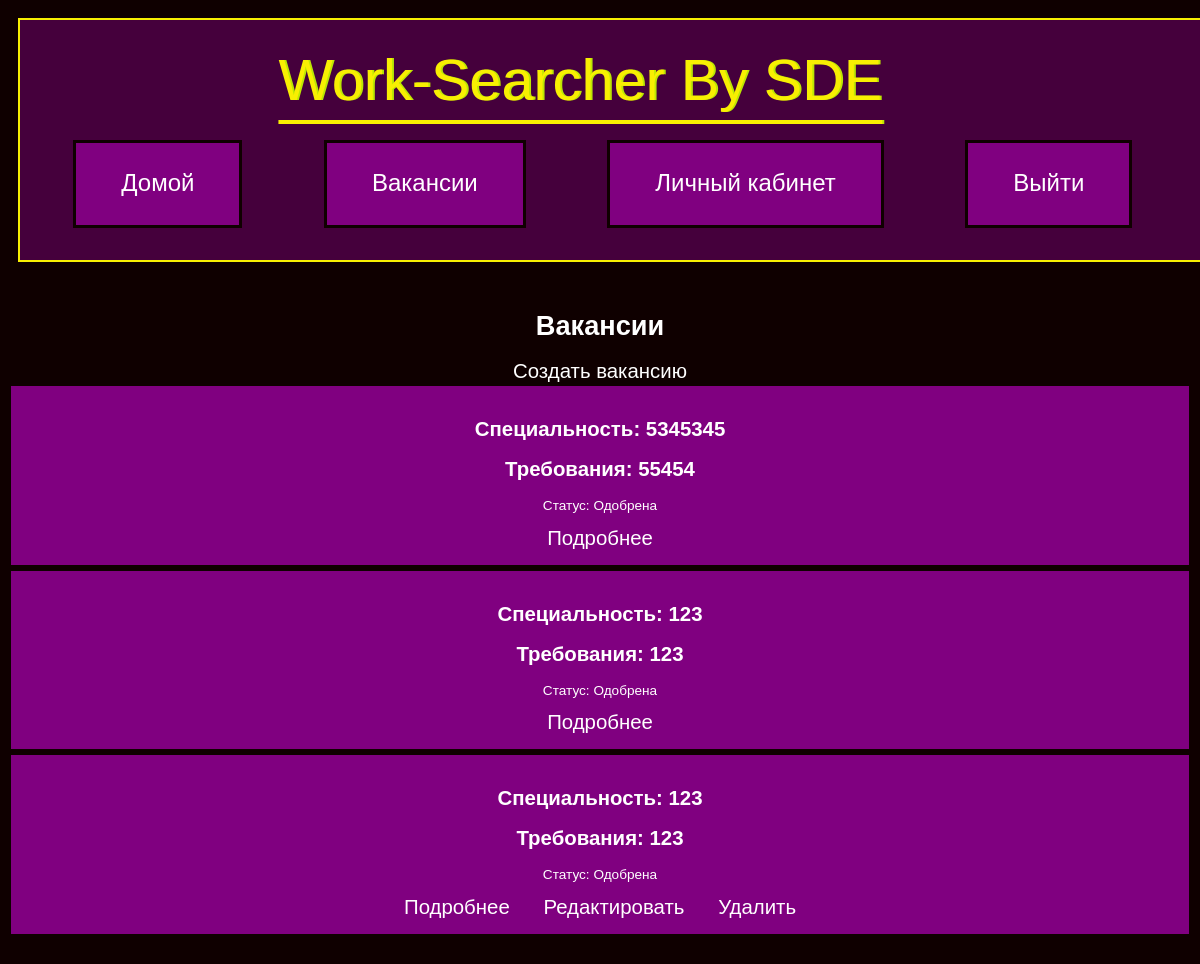
/jobs (signed in), run on an earlier commit of the app's database.
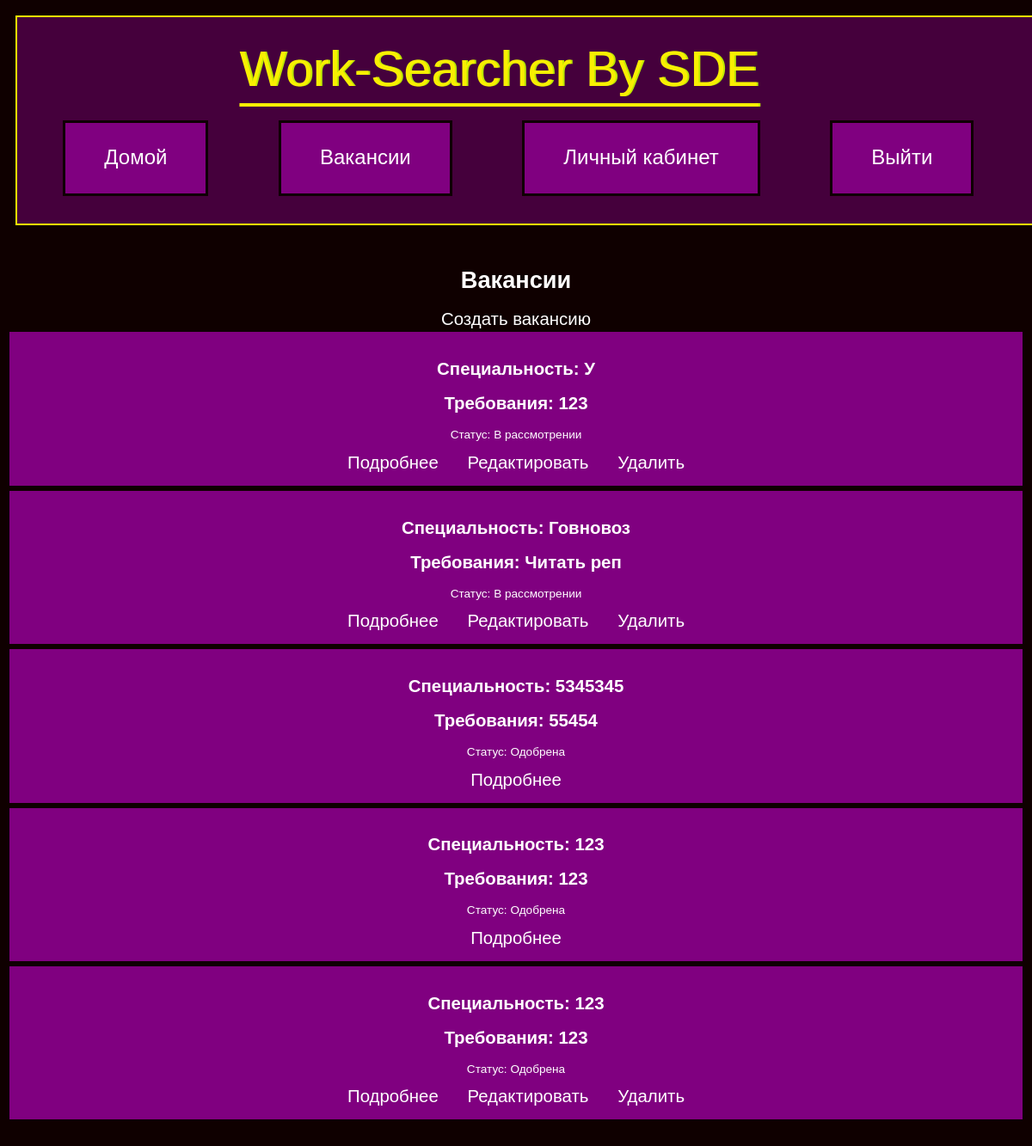
And on a later commit of the database.
### Model/models.py (models this page shows)
class Job(db.Model):
    id = db.Column(db.Integer, primary_key=True)
    title = db.Column(db.String(300), nullable=False)
    description = db.Column(db.Text, nullable=False)
    requirements = db.Column(db.String(200))
    image_filename = db.Column(db.String(300))
    user_id = db.Column(db.Integer, db.ForeignKey('user.id'), nullable=False)
    user = db.relationship('User', backref=db.backref('jobs', lazy=True))
    status = db.Column(db.Boolean, nullable=True)
    resumes = db.relationship('Resume', secondary=job_resume_association, backref=db.backref('jobs', lazy=True))

### Controller/CZN.py (the view)
@CZN.route("/jobs", methods=['GET', 'POST'])
def jobs():
    selected_region_id = request.args.get('region', 'all')
    status = request.args.get('status', 'all')
    regions = Region.query.all()
    selected_region = None
    if current_user.is_authenticated:
        if current_user.is_admin:
            if selected_region_id != 'all':
                if status == 'pending':
                    jobs = Job.query.join(User).filter(User.region_id==selected_region_id, (Job.status==None) | (Job.user_id==current_user.id)).all()
                elif status == 'approved':
                    jobs = Job.query.join(User).filter(User.region_id==selected_region_id, (Job.status==True) | (Job.user_id==current_user.id)).all()
                elif status == 'rejected':
                    jobs = Job.query.join(User).filter(User.region_id==selected_region_id, (Job.status==False) | (Job.user_id==current_user.id)).all()
                else:
                    jobs = Job.query.join(User).filter(User.region_id==selected_region_id, (Job.user_id==current_user.id)).all()
            else:
                if status == 'pending':
                    jobs = Job.query.join(User).filter((Job.status==None) | (Job.user_id==current_user.id)).all()
                elif status == 'approved':
                    jobs = Job.query.join(User).filter((Job.status==True) | (Job.user_id==current_user.id)).all()
                elif status == 'rejected':
                    jobs = Job.query.join(User).filter((Job.status==False) | (Job.user_id==current_user.id)).all()
                else:
                    jobs = Job.query.join(User).filter((Job.user_id==current_user.id)).all()
        else:
            jobs = Job.query.filter((Job.status==True) | (Job.user_id==current_user.id)).all()
        selected_region = Region.query.get(current_user.region_id)
    else:
        if selected_region_id != 'all':
            jobs = Job.query.join(User).filter(User.region_id==selected_region_id, Job.status==True).all()
        else:
            jobs = Job.query.filter_by(status=True).all()
    return render_template('jobs.html', jobs=reversed(jobs), selected_region=selected_region, regions=regions)

### app.py (called while the page is built)
@login_manager.user_loader
def load_user(user_id):
    return User.query.get(int(user_id))

### templates/jobs.html (shortened to what this page needs)
{% extends "base.html" %}
{% block content %}
    <h1>Вакансии</h1>
    {% if current_user.is_authenticated %}
        {% if current_user.employer_status %}
            <a href="{{ url_for('job.create_job') }}">Создать вакансию</a>
        {% endif %}
    {% endif %}
    {% if jobs %}
        <ul>
            {% for job in jobs %}
                <li class="job">
                    <div class="job-container">
                        <h2 class="float-left">Специальность: {{ job.title }}</h2>
                        <h2 class="float-left"> Требования: {{ job.requirements }}</h2>
                       <p>Статус: {% if job.status==None %}В рассмотрении{% elif job.status %}Одобрена{% else %}Неодобрена{% endif %}</p>
                        <a href="{{ url_for('job.show_job', job_id=job.id) }}">Подробнее</a>
                        {% if current_user.is_authenticated and job.user_id == current_user.id %}
                            <a href="{{ url_for('job.edit_job', job_id=job.id) }}">Редактировать</a>
                            <a href="{{ url_for('job.delete_job', job_id=job.id) }}">Удалить</a>
                        {% endif %}
                    </div>
                </li>
            {% endfor %}
        </ul>
    {% else %}
        <p>No jobs available for the selected region.</p>
    {% endif %}
{% endblock %}

What changed in the data, as far as the page shows it:
added Job: title "У", requirements "123", shows "В рассмотрении"
added Job: title "Говновоз", requirements "Читать реп", shows "В рассмотрении"
